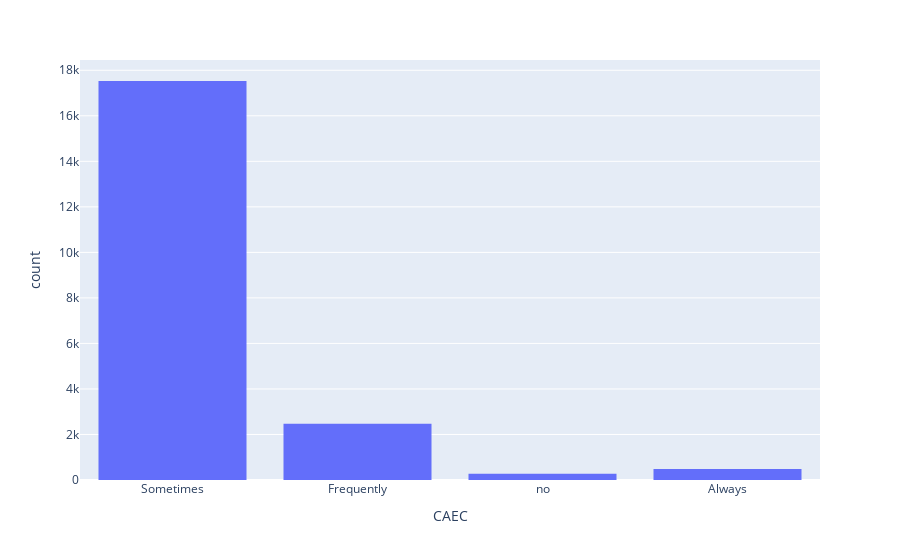

The cell this chart's notebook holds for it:
### Markdown cell above
It seems from my perspective that there is no strong correlation between individuals who consume fast food and those who do not with obesity

### Code cell
px.histogram(train,x='CAEC')

### Figure 1 — Plotly figure (JSON) as saved in the notebook; plotly's stock layout.template omitted (floating-point values rounded to 4 significant figures; data arrays with more than 128 entries replaced by an {"elided": "..."} marker saying what was removed)
{"data": [{"alignmentgroup": "True", "bingroup": "x", "hovertemplate": "CAEC=%{x}<br>count=%{y}<extra></extra>", "legendgroup": "", "marker": {"color": "#636efa", "pattern": {"shape": ""}}, "name": "", "offsetgroup": "", "orientation": "v", "showlegend": false, "type": "histogram", "x": {"elided": "20758 str values"}, "xaxis": "x", "yaxis": "y"}], "layout": {"barmode": "relative", "legend": {"tracegroupgap": 0}, "margin": {"t": 60}, "xaxis": {"anchor": "y", "domain": [0, 1], "title": {"text": "CAEC"}}, "yaxis": {"anchor": "x", "domain": [0, 1], "title": {"text": "count"}}}}
